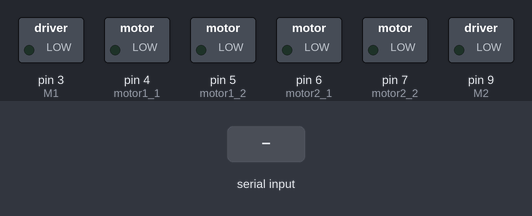
Recording of a sketch running on a simulated Arduino Uno, built with avr-gcc and run on an emulated ATmega328P. Parts: switched loads named in the sketch (green lamp = pin HIGH). Inputs (shaded band) come from the test bench.

Above: at 1.2 s.
1.3 s: "1" received over Serial
At 2.5 s:
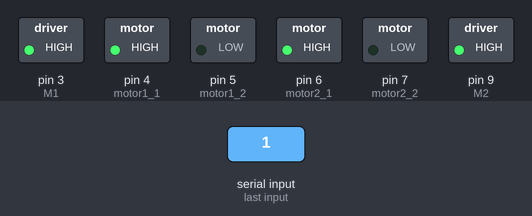
2.8 s: "2" received over Serial
At 3.8 s:
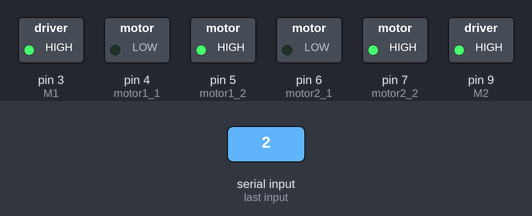
4.3 s: "3" received over Serial
At 4.9 s:
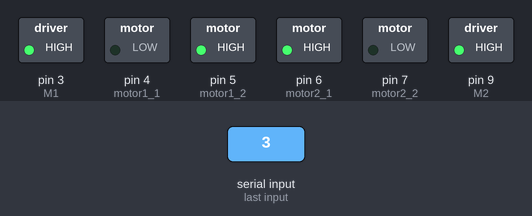
5.8 s: "4" received over Serial
At 6.1 s:
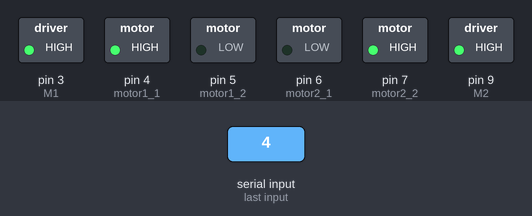
7.3 s: "5" received over Serial
At 8.4 s:
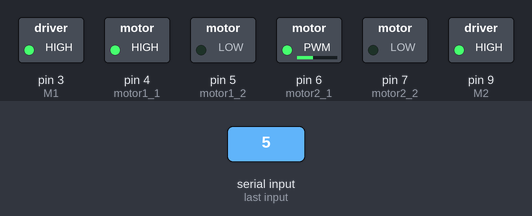
8.8 s: "6" received over Serial
At 9.5 s:
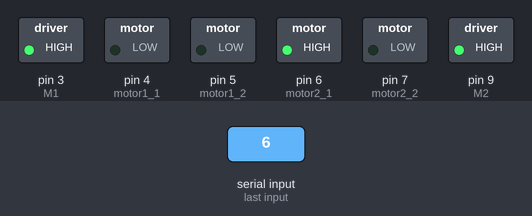
Timing chart, 0 to 11.3 s (numbered marks = the images above; inputs shaded):
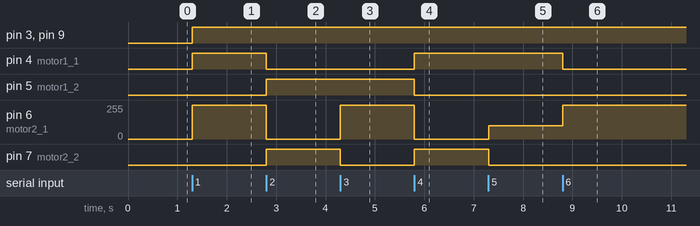

Measured:
- after the input at 1.3 s, pin 3 (M1), pin 4 (motor1_1), pin 9 (M2): LOW → HIGH at once; pin 6 (motor2_1): 0/255 → 255/255 at once
- after the input at 2.8 s, pin 4 (motor1_1): HIGH → LOW at once; pin 5 (motor1_2), pin 7 (motor2_2): LOW → HIGH at once; pin 6 (motor2_1): 255/255 → 0/255 at once
- after the input at 4.3 s, pin 6 (motor2_1): 0/255 → 255/255 at once; pin 7 (motor2_2): HIGH → LOW at once
- after the input at 5.8 s, pin 4 (motor1_1), pin 7 (motor2_2): LOW → HIGH at once; pin 5 (motor1_2): HIGH → LOW at once; pin 6 (motor2_1): 255/255 → 0/255 at once
- after the input at 7.3 s, pin 6 (motor2_1): 0/255 → 100/255 at once; pin 7 (motor2_2): HIGH → LOW at once
- after the input at 8.8 s, pin 4 (motor1_1): HIGH → LOW at once; pin 6 (motor2_1): 100/255 → 255/255 at once

The sketch:

luca_i.ino
```cpp
#define M1 3    //Enable pin for the 1.Motor
#define M2 9    //Enable pin for the 2.Motor
#define motor1_1 4
#define motor1_2 5
#define motor2_1 6
#define motor2_2 7

char connection;

void setup()
{
  Serial.begin(9600);

  pinMode(M1, OUTPUT);
  pinMode(motor1_1, OUTPUT);
  pinMode(motor1_2, OUTPUT);
  pinMode(M2, OUTPUT);
  pinMode(motor2_1, OUTPUT);
  pinMode(motor2_2, OUTPUT);

}

void loop()
{

  if(Serial.available())
  {
    connection=Serial.read();

}

    switch (connection)
  {
    case '1':
    forwards();
    break;

    case '2':
    backwards();
    break;

    case '3':
    right();
    break;

    case'4':
    left();
    break;

    case'5':
   diagonal_left_forward();
   break;

    case'6':
   diagonal_right_forward();
    break;

    case'7':
    diagonal_left_backwards();
    break;

    case'8':
   diagonal_right_backwards();
    break;

    default:
    break;
  }

}


void forwards()
{

  digitalWrite(M1, HIGH);
  digitalWrite(M2, HIGH);

  digitalWrite(motor1_1, HIGH);   //M1
  digitalWrite(motor1_2, LOW);    //M1

  digitalWrite(motor2_1, HIGH);   //M2
  digitalWrite(motor2_2, LOW);    //M2
}


void backwards()
{

  digitalWrite(M1, HIGH);
  digitalWrite(M2, HIGH);

  digitalWrite(motor1_1, LOW);   //M1
  digitalWrite(motor1_2, HIGH);    //M1

  digitalWrite(motor2_1, LOW);   //M2
  digitalWrite(motor2_2, HIGH);    //M2
}

void left()
{

  digitalWrite(M1, HIGH);
  digitalWrite(M2, HIGH);

  digitalWrite(motor1_1, HIGH);   //M1
  digitalWrite(motor1_2, LOW);    //M1

  digitalWrite(motor2_1, LOW);   //M2
  digitalWrite(motor2_2, HIGH);    //M2
}

void right()
{

  digitalWrite(M1, HIGH);
  digitalWrite(M2, HIGH);

  digitalWrite(motor1_1, LOW);   //M1
  digitalWrite(motor1_2, HIGH);    //M1

  digitalWrite(motor2_1, HIGH);   //M2
  digitalWrite(motor2_2, LOW);    //M2
}

void diagonal_left_forward()
{
    digitalWrite(M1, HIGH);
    digitalWrite(M2, HIGH);

    analogWrite(motor1_1,255 );
     analogWrite(motor1_2,0);

     analogWrite(motor2_1,100 ); //CHECK THE SPEED LUCA <3
     analogWrite(motor2_2,0);
}

void diagonal_right_forward()
{
     analogWrite(motor1_1,100 );
     analogWrite(motor1_2,0);

     analogWrite(motor2_1,255); //CHECK THE SPEED LUCA <3
     analogWrite(motor2_2,0);
}

void diagonal_left_backwards()
{
     analogWrite(motor1_1,0 );
     analogWrite(motor1_2,255);

     analogWrite(motor2_1,0 ); //CHECK THE SPEED LUCA <3
     analogWrite(motor2_2,100);
}

void diagonal_right_backwards()
{
       analogWrite(motor1_1,0 );
     analogWrite(motor1_2,100);

     analogWrite(motor2_1,0 ); //CHECK THE SPEED LUCA <3
     analogWrite(motor2_2,255);
}
```
